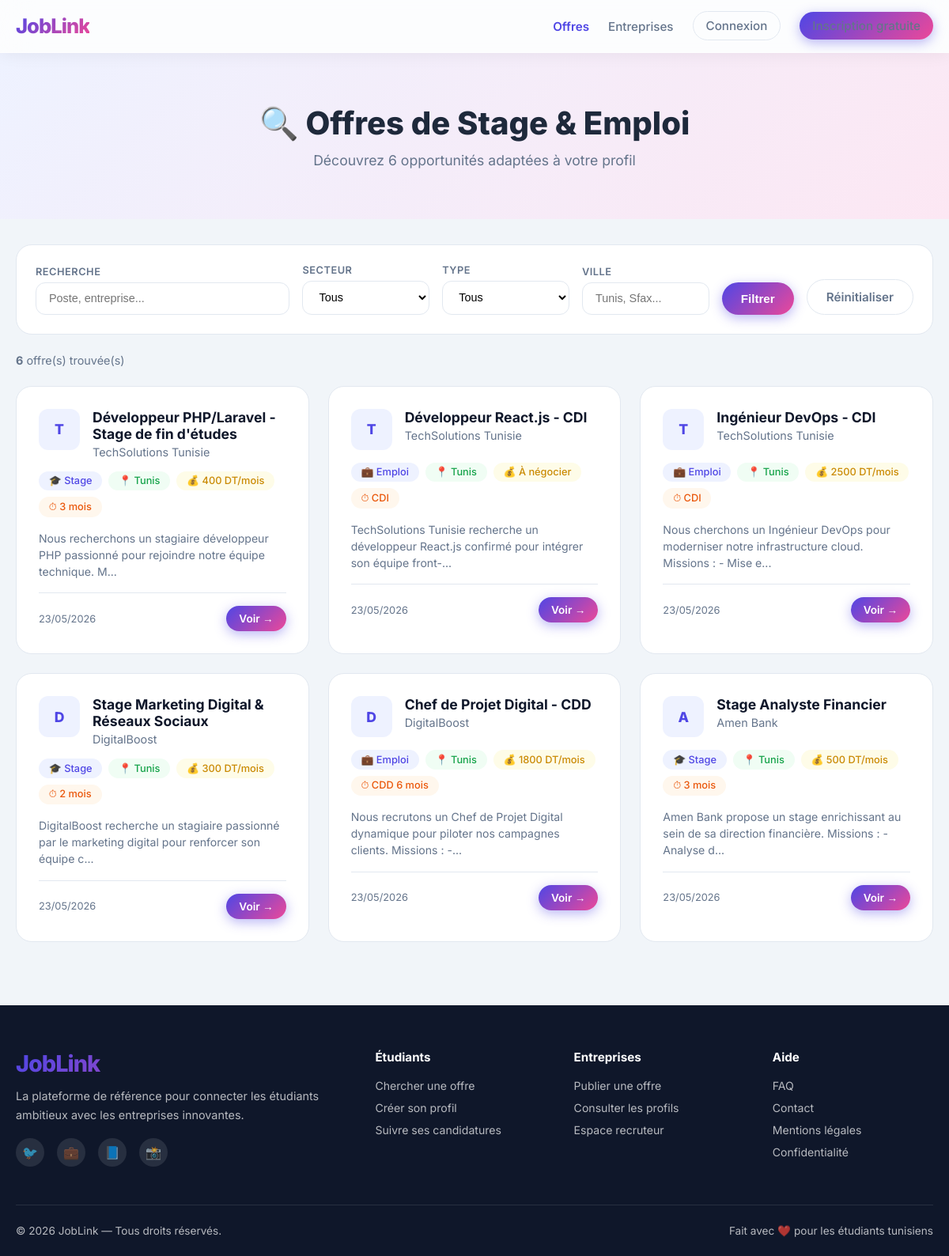
Screenshot of /offres.php with the database file from the repository.
### tables this page shows
CREATE TABLE `job_offers` (
  `id` int(11) NOT NULL AUTO_INCREMENT,
  `company_id` int(11) NOT NULL,
  `title` varchar(200) NOT NULL,
  `description` text NOT NULL,
  `offer_type` enum('stage','emploi') NOT NULL,
  `sector` varchar(100) DEFAULT NULL,
  `location` varchar(100) DEFAULT NULL,
  `duration` varchar(100) DEFAULT NULL,
  `remuneration` varchar(100) DEFAULT NULL,
  `status` enum('active','closed') NOT NULL DEFAULT 'active',
  `created_at` timestamp NOT NULL DEFAULT current_timestamp(),
  PRIMARY KEY (`id`),
  KEY `company_id` (`company_id`),
  CONSTRAINT `fk_offer_company` FOREIGN KEY (`company_id`) REFERENCES `company_profiles` (`id`) ON DELETE CASCADE
);

CREATE TABLE `company_profiles` (
  `id` int(11) NOT NULL AUTO_INCREMENT,
  `user_id` int(11) NOT NULL,
  `company_name` varchar(150) NOT NULL,
  `description` text DEFAULT NULL,
  `website_url` varchar(255) DEFAULT NULL,
  `logo_path` varchar(255) DEFAULT NULL,
  `sector` varchar(100) DEFAULT NULL,
  `location` varchar(100) DEFAULT NULL,
  `updated_at` timestamp NOT NULL DEFAULT current_timestamp() ON UPDATE current_timestamp(),
  PRIMARY KEY (`id`),
  KEY `user_id` (`user_id`),
  CONSTRAINT `fk_company_user` FOREIGN KEY (`user_id`) REFERENCES `users` (`id`) ON DELETE CASCADE
);

### offres.php (the view, shortened to what this page needs)
<?php
require_once 'config/db.php';
$q       = trim($_GET['q'] ?? '');
$loc     = trim($_GET['location'] ?? '');
$where = ["jo.status='active'"];
$params = [];
$sql = "SELECT jo.*, cp.company_name FROM job_offers jo JOIN company_profiles cp ON jo.company_id=cp.id WHERE ".implode(' AND ',$where)." ORDER BY jo.created_at DESC";
$stmt = $pdo->prepare($sql);
$stmt->execute($params);
$offres = $stmt->fetchAll();
include 'includes/header.php';
?>
<section class="page-hero">
  <div class="container">
    <h1>🔍 Offres de Stage & Emploi</h1>
    <p>Découvrez <?= count($offres) ?> opportunités adaptées à votre profil</p>
  </div>
</section>
<div class="section" style="padding-top:2rem">
  <div class="container">
    <div class="filters-bar">
      <form method="GET" style="display:flex;gap:1rem;flex-wrap:wrap;align-items:flex-end">
        <div class="filter-group" style="flex:2;min-width:200px">
          <label>Recherche</label>
          <input type="text" name="q" placeholder="Poste, entreprise..." value="<?= htmlspecialchars($q) ?>">
        </div>
        <div class="filter-group">
          <label>Secteur</label>
          <select name="sector">
            <option value="">Tous</option>
          </select>
        </div>
        <div class="filter-group">
          <label>Type</label>
          <select name="type">
            <option value="">Tous</option>
          </select>
        </div>
        <div class="filter-group">
          <label>Ville</label>
          <input type="text" name="location" placeholder="Tunis, Sfax..." value="<?= htmlspecialchars($loc) ?>">
        </div>
        <button type="submit" class="btn btn-primary">Filtrer</button>
        <a href="offres.php" class="btn btn-outline">Réinitialiser</a>
      </form>
    </div>
    <?php if(empty($offres)): ?>
    <div class="empty-state">
      <div class="empty-icon">😕</div>
      <h3>Aucune offre trouvée</h3>
      <p>Modifiez vos critères de recherche ou revenez plus tard.</p>
      <a href="offres.php" class="btn btn-primary" style="margin-top:1rem">Voir toutes les offres</a>
    </div>
    <?php else: ?>
    <div style="margin-bottom:1.5rem;color:var(--muted);font-size:.9rem"><strong><?= count($offres) ?></strong> offre(s) trouvée(s)</div>
    <div class="jobs-grid">
      <?php foreach($offres as $o): ?>
      <a href="offre-detail.php?id=<?= $o['id'] ?>" class="job-card">
        <div class="job-card-header">
          <div class="company-logo"><?= strtoupper(substr($o['company_name'],0,1)) ?></div>
          <div>
            <div class="job-title"><?= htmlspecialchars($o['title']) ?></div>
            <div class="company-name"><?= htmlspecialchars($o['company_name']) ?></div>
          </div>
        </div>
        <div class="job-tags">
          <span class="tag tag-type"><?= $o['offer_type']==='stage'?'🎓 Stage':'💼 Emploi' ?></span>
          <?php if($o['location']): ?><span class="tag tag-location">📍 <?= htmlspecialchars($o['location']) ?></span><?php endif; ?>
          <?php if($o['remuneration']): ?><span class="tag tag-salary">💰 <?= htmlspecialchars($o['remuneration']) ?></span><?php endif; ?>
          <?php if($o['duration']): ?><span class="tag tag-duration">⏱ <?= htmlspecialchars($o['duration']) ?></span><?php endif; ?>
        </div>
        <p style="font-size:.88rem;color:var(--muted);line-height:1.5"><?= htmlspecialchars(substr($o['description'],0,100)) ?>...</p>
        <div class="job-card-footer">
          <span class="job-date"><?= date('d/m/Y', strtotime($o['created_at'])) ?></span>
          <span class="btn btn-primary btn-sm">Voir →</span>
        </div>
      </a>
      <?php endforeach; ?>
    </div>
    <?php endif; ?>
  </div>
</div>
<?php include 'includes/footer.php'; ?>

### css/style.css (style rules this page uses)
:root { --primary: #4f46e5; --primary-dark: #3730a3; --primary-light: #eef2ff; --secondary: #ec4899; --accent: #06b6d4; --dark: #0f172a; --light: #f8fafc; --text: #1e293b; --muted: #64748b; --border: #e2e8f0; --white: #ffffff; --success: #10b981; --warning: #f59e0b; --danger: #ef4444; --glass: rgba(255,255,255,0.75); --shadow: 0 4px 6px -1px rgba(0,0,0,.1),0 2px 4px -2px rgba(0,0,0,.1); --shadow-lg: 0 20px 25px -5px rgba(0,0,0,.1),0 8px 10px -6px rgba(0,0,0,.1); --radius: 12px; --radius-lg: 20px; --transition: all .3s ease; }
* { margin:0;padding:0;box-sizing:border-box }
html { scroll-behavior:smooth }
body { font-family:'Inter',sans-serif;color:var(--text);background:#f1f5f9;min-height:100vh;display:flex;flex-direction:column }
a { text-decoration:none;color:inherit }
.container { max-width:1200px;margin:0 auto;padding:0 20px }
.btn { display:inline-flex;align-items:center;gap:.5rem;padding:.75rem 1.5rem;border-radius:50px;font-weight:600;font-size:.95rem;cursor:pointer;border:none;transition:var(--transition) }
.btn-primary { background:linear-gradient(135deg,var(--primary),var(--secondary));color:#fff;box-shadow:0 4px 15px rgba(79,70,229,.4) }
.btn-outline { background:transparent;color:var(--muted);border:1.5px solid var(--border) }
.btn-sm { padding:.5rem 1rem;font-size:.85rem }
.section { padding:5rem 0 }
.jobs-grid { display:grid;grid-template-columns:repeat(auto-fill,minmax(340px,1fr));gap:1.5rem }
.job-card { background:var(--white);border-radius:var(--radius-lg);padding:1.75rem;border:1px solid var(--border);transition:var(--transition);cursor:pointer;position:relative;overflow:hidden }
.job-card::before { content:'';position:absolute;top:0;left:0;right:0;height:4px;background:linear-gradient(90deg,var(--primary),var(--secondary));transform:scaleX(0);transform-origin:left;transition:var(--transition) }
.job-card-header { display:flex;align-items:flex-start;gap:1rem;margin-bottom:1rem }
.company-logo { width:52px;height:52px;border-radius:var(--radius);background:var(--primary-light);display:flex;align-items:center;justify-content:center;font-weight:800;font-size:1.1rem;color:var(--primary);flex-shrink:0 }
.job-title { font-size:1.1rem;font-weight:700;color:var(--dark);margin-bottom:.25rem }
.company-name { color:var(--muted);font-size:.9rem }
.job-tags { display:flex;gap:.5rem;flex-wrap:wrap;margin-bottom:1rem }
.tag { padding:.3rem .8rem;border-radius:50px;font-size:.8rem;font-weight:500 }
.tag-type { background:var(--primary-light);color:var(--primary) }
.tag-location { background:#f0fdf4;color:#16a34a }
.tag-salary { background:#fefce8;color:#ca8a04 }
.tag-duration { background:#fff7ed;color:#ea580c }
.job-card-footer { display:flex;align-items:center;justify-content:space-between;margin-top:1rem;padding-top:1rem;border-top:1px solid var(--border) }
.job-date { font-size:.8rem;color:var(--muted) }
.filters-bar { background:var(--white);border-radius:var(--radius-lg);padding:1.5rem;border:1px solid var(--border);margin-bottom:1.5rem }
.filters-bar form { display:flex;gap:1rem;flex-wrap:wrap;align-items:flex-end }
.filter-group { flex:1;min-width:160px }
.filter-group label { display:block;font-size:.8rem;font-weight:600;color:var(--muted);margin-bottom:.4rem;text-transform:uppercase;letter-spacing:.5px }
.filter-group input,.filter-group select { width:100%;padding:.7rem 1rem;border:1.5px solid var(--border);border-radius:var(--radius);font-size:.9rem;background:#fff;outline:none;transition:var(--transition) }
.page-hero { background:linear-gradient(135deg,#eef2ff,#fce7f3);padding:4rem 0;text-align:center }
.page-hero h1 { font-size:2.5rem;font-weight:800;margin-bottom:.75rem }
.page-hero p { color:var(--muted);font-size:1.1rem }

### rows the page displays
job_offers: company.company_name "T", title "Développeur PHP/Laravel - Stage de fin d'études", company.company_name "TechSolutions Tunisie", offer_type "🎓 Stage", location "Tunis", remuneration "400 DT/mois", duration "3 mois", description "Nous recherchons un stagiaire développeur PHP passionné pour rejoindre notre équipe technique. M", created_at "23/05/2026"
job_offers: company.company_name "T", title "Développeur React.js - CDI", company.company_name "TechSolutions Tunisie", offer_type "💼 Emploi", location "Tunis", remuneration "À négocier", duration "CDI", description "TechSolutions Tunisie recherche un développeur React.js confirmé pour intégrer son équipe front-", created_at "23/05/2026"
job_offers: company.company_name "T", title "Ingénieur DevOps - CDI", company.company_name "TechSolutions Tunisie", offer_type "💼 Emploi", location "Tunis", remuneration "2500 DT/mois", duration "CDI", description "Nous cherchons un Ingénieur DevOps pour moderniser notre infrastructure cloud. Missions : - Mise e", created_at "23/05/2026"
job_offers: company.company_name "D", title "Stage Marketing Digital & Réseaux Sociaux", company.company_name "DigitalBoost", offer_type "🎓 Stage", location "Tunis", remuneration "300 DT/mois", duration "2 mois", description "DigitalBoost recherche un stagiaire passionné par le marketing digital pour renforcer son équipe c", created_at "23/05/2026"
job_offers: company.company_name "D", title "Chef de Projet Digital - CDD", company.company_name "DigitalBoost", offer_type "💼 Emploi", location "Tunis", remuneration "1800 DT/mois", duration "CDD 6 mois", description "Nous recrutons un Chef de Projet Digital dynamique pour piloter nos campagnes clients. Missions : -", created_at "23/05/2026"
job_offers: company.company_name "A", title "Stage Analyste Financier", company.company_name "Amen Bank", offer_type "🎓 Stage", location "Tunis", remuneration "500 DT/mois", duration "3 mois", description "Amen Bank propose un stage enrichissant au sein de sa direction financière. Missions : - Analyse d", created_at "23/05/2026"

### other values shown
count($offres) "6"
